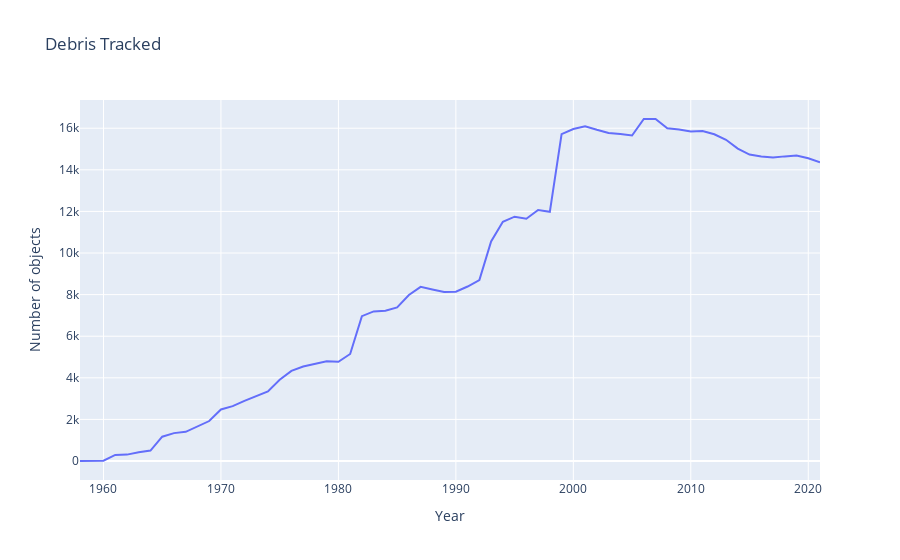

Write notebook code for a chart like this one.
### Code cell
import plotly.express as px
fig5 = px.line(
                track_debris, 
                x='Year',
                y='Number of objects',
                title='Debris Tracked')
fig5.show()

### Figure 1 — Plotly figure (JSON) as saved in the notebook; plotly's stock layout.template omitted (floating-point values rounded to 4 significant figures)
{"data": [{"hovertemplate": "Year=%{x}<br>Number of objects=%{y}<extra></extra>", "legendgroup": "", "line": {"color": "#636efa", "dash": "solid"}, "marker": {"symbol": "circle"}, "mode": "lines", "name": "", "orientation": "v", "showlegend": false, "type": "scatter", "x": [1958, 1959, 1960, 1961, 1962, 1963, 1964, 1965, 1966, 1967, 1968, 1969, 1970, 1971, 1972, 1973, 1974, 1975, 1976, 1977, 1978, 1979, 1980, 1981, 1982, 1983, 1984, 1985, 1986, 1987, 1988, 1989, 1990, 1991, 1992, 1993, 1994, 1995, 1996, 1997, 1998, 1999, 2000, 2001, 2002, 2003, 2004, 2005, 2006, 2007, 2008, 2009, 2010, 2011, 2012, 2013, 2014, 2015, 2016, 2017, 2018, 2019, 2020, 2021], "xaxis": "x", "y": [1, 4, 15, 292, 308, 424, 501, 1169, 1342, 1402, 1679, 1922, 2480, 2637, 2891, 3118, 3350, 3911, 4333, 4545, 4679, 4797, 4771, 5147, 6966, 7194, 7229, 7384, 7980, 8374, 8245, 8129, 8142, 8390, 8696, 10557, 11502, 11747, 11646, 12066, 11981, 15713, 15962, 16098, 15924, 15768, 15722, 15650, 16443, 16441, 15997, 15941, 15845, 15868, 15711, 15442, 15019, 14733, 14641, 14589, 14646, 14688, 14554, 14366], "yaxis": "y"}], "layout": {"legend": {"tracegroupgap": 0}, "title": {"text": "Debris Tracked"}, "xaxis": {"anchor": "y", "domain": [0, 1], "title": {"text": "Year"}}, "yaxis": {"anchor": "x", "domain": [0, 1], "title": {"text": "Number of objects"}}}}
